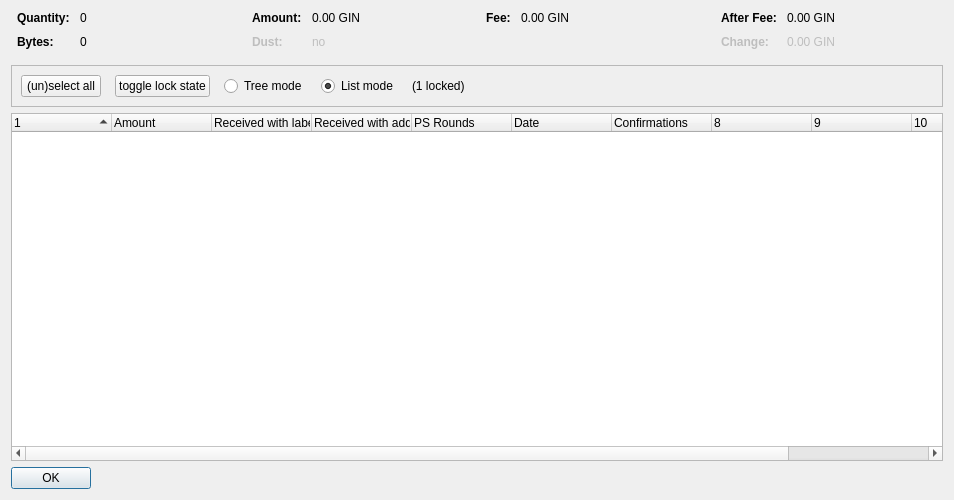
<?xml version="1.0" encoding="UTF-8"?>
<ui version="4.0">
 <class>CoinControlDialog</class>
 <widget class="QDialog" name="CoinControlDialog">
  <property name="geometry">
   <rect>
    <x>0</x>
    <y>0</y>
    <width>954</width>
    <height>500</height>
   </rect>
  </property>
  <property name="windowTitle">
   <string>Coin Selection</string>
  </property>
  <layout class="QVBoxLayout" name="verticalLayout">
   <item>
    <layout class="QHBoxLayout" name="horizontalLayoutTop" stretch="0,0,0,0">
     <property name="topMargin">
      <number>0</number>
     </property>
     <property name="bottomMargin">
      <number>10</number>
     </property>
     <item>
      <layout class="QFormLayout" name="formLayoutCoinControl1">
       <property name="horizontalSpacing">
        <number>10</number>
       </property>
       <property name="verticalSpacing">
        <number>10</number>
       </property>
       <property name="leftMargin">
        <number>6</number>
       </property>
       <property name="rightMargin">
        <number>6</number>
       </property>
       <item row="0" column="0">
        <widget class="QLabel" name="labelCoinControlQuantityText">
         <property name="font">
          <font>
           <weight>75</weight>
           <bold>true</bold>
          </font>
         </property>
         <property name="text">
          <string>Quantity:</string>
         </property>
        </widget>
       </item>
       <item row="0" column="1">
        <widget class="QLabel" name="labelCoinControlQuantity">
         <property name="cursor">
          <cursorShape>IBeamCursor</cursorShape>
         </property>
         <property name="contextMenuPolicy">
          <enum>Qt::ActionsContextMenu</enum>
         </property>
         <property name="text">
          <string notr="true">0</string>
         </property>
         <property name="textInteractionFlags">
          <set>Qt::LinksAccessibleByMouse|Qt::TextSelectableByKeyboard|Qt::TextSelectableByMouse</set>
         </property>
        </widget>
       </item>
       <item row="1" column="0">
        <widget class="QLabel" name="labelCoinControlBytesText">
         <property name="font">
          <font>
           <weight>75</weight>
           <bold>true</bold>
          </font>
         </property>
         <property name="text">
          <string>Bytes:</string>
         </property>
        </widget>
       </item>
       <item row="1" column="1">
        <widget class="QLabel" name="labelCoinControlBytes">
         <property name="cursor">
          <cursorShape>IBeamCursor</cursorShape>
         </property>
         <property name="contextMenuPolicy">
          <enum>Qt::ActionsContextMenu</enum>
         </property>
         <property name="text">
          <string notr="true">0</string>
         </property>
         <property name="textInteractionFlags">
          <set>Qt::LinksAccessibleByMouse|Qt::TextSelectableByKeyboard|Qt::TextSelectableByMouse</set>
         </property>
        </widget>
       </item>
      </layout>
     </item>
     <item>
      <layout class="QFormLayout" name="formLayoutCoinControl2">
       <property name="horizontalSpacing">
        <number>10</number>
       </property>
       <property name="verticalSpacing">
        <number>10</number>
       </property>
       <property name="leftMargin">
        <number>6</number>
       </property>
       <property name="rightMargin">
        <number>6</number>
       </property>
       <item row="0" column="0">
        <widget class="QLabel" name="labelCoinControlAmountText">
         <property name="font">
          <font>
           <weight>75</weight>
           <bold>true</bold>
          </font>
         </property>
         <property name="text">
          <string>Amount:</string>
         </property>
        </widget>
       </item>
       <item row="0" column="1">
        <widget class="QLabel" name="labelCoinControlAmount">
         <property name="cursor">
          <cursorShape>IBeamCursor</cursorShape>
         </property>
         <property name="contextMenuPolicy">
          <enum>Qt::ActionsContextMenu</enum>
         </property>
         <property name="text">
          <string notr="true">0.00 GIN</string>
         </property>
         <property name="textInteractionFlags">
          <set>Qt::LinksAccessibleByMouse|Qt::TextSelectableByKeyboard|Qt::TextSelectableByMouse</set>
         </property>
        </widget>
       </item>
       <item row="1" column="0">
        <widget class="QLabel" name="labelCoinControlLowOutputText">
         <property name="enabled">
          <bool>false</bool>
         </property>
         <property name="font">
          <font>
           <weight>75</weight>
           <bold>true</bold>
          </font>
         </property>
         <property name="text">
          <string>Dust:</string>
         </property>
        </widget>
       </item>
       <item row="1" column="1">
        <widget class="QLabel" name="labelCoinControlLowOutput">
         <property name="enabled">
          <bool>false</bool>
         </property>
         <property name="cursor">
          <cursorShape>IBeamCursor</cursorShape>
         </property>
         <property name="contextMenuPolicy">
          <enum>Qt::ActionsContextMenu</enum>
         </property>
         <property name="text">
          <string notr="true">no</string>
         </property>
         <property name="textInteractionFlags">
          <set>Qt::LinksAccessibleByMouse|Qt::TextSelectableByKeyboard|Qt::TextSelectableByMouse</set>
         </property>
        </widget>
       </item>
      </layout>
     </item>
     <item>
      <layout class="QFormLayout" name="formLayoutCoinControl3">
       <property name="horizontalSpacing">
        <number>10</number>
       </property>
       <property name="verticalSpacing">
        <number>10</number>
       </property>
       <property name="leftMargin">
        <number>6</number>
       </property>
       <property name="rightMargin">
        <number>6</number>
       </property>
       <item row="0" column="0">
        <widget class="QLabel" name="labelCoinControlFeeText">
         <property name="font">
          <font>
           <weight>75</weight>
           <bold>true</bold>
          </font>
         </property>
         <property name="text">
          <string>Fee:</string>
         </property>
        </widget>
       </item>
       <item row="0" column="1">
        <widget class="QLabel" name="labelCoinControlFee">
         <property name="cursor">
          <cursorShape>IBeamCursor</cursorShape>
         </property>
         <property name="contextMenuPolicy">
          <enum>Qt::ActionsContextMenu</enum>
         </property>
         <property name="text">
          <string notr="true">0.00 GIN</string>
         </property>
         <property name="textInteractionFlags">
          <set>Qt::LinksAccessibleByMouse|Qt::TextSelectableByKeyboard|Qt::TextSelectableByMouse</set>
         </property>
        </widget>
       </item>
      </layout>
     </item>
     <item>
      <layout class="QFormLayout" name="formLayoutCoinControl4">
       <property name="horizontalSpacing">
        <number>10</number>
       </property>
       <property name="verticalSpacing">
        <number>10</number>
       </property>
       <property name="leftMargin">
        <number>6</number>
       </property>
       <property name="rightMargin">
        <number>6</number>
       </property>
       <item row="0" column="0">
        <widget class="QLabel" name="labelCoinControlAfterFeeText">
         <property name="font">
          <font>
           <weight>75</weight>
           <bold>true</bold>
          </font>
         </property>
         <property name="text">
          <string>After Fee:</string>
         </property>
        </widget>
       </item>
       <item row="0" column="1">
        <widget class="QLabel" name="labelCoinControlAfterFee">
         <property name="cursor">
          <cursorShape>IBeamCursor</cursorShape>
         </property>
         <property name="contextMenuPolicy">
          <enum>Qt::ActionsContextMenu</enum>
         </property>
         <property name="text">
          <string notr="true">0.00 GIN</string>
         </property>
         <property name="textInteractionFlags">
          <set>Qt::LinksAccessibleByMouse|Qt::TextSelectableByKeyboard|Qt::TextSelectableByMouse</set>
         </property>
        </widget>
       </item>
       <item row="1" column="0">
        <widget class="QLabel" name="labelCoinControlChangeText">
         <property name="enabled">
          <bool>false</bool>
         </property>
         <property name="font">
          <font>
           <weight>75</weight>
           <bold>true</bold>
          </font>
         </property>
         <property name="text">
          <string>Change:</string>
         </property>
        </widget>
       </item>
       <item row="1" column="1">
        <widget class="QLabel" name="labelCoinControlChange">
         <property name="enabled">
          <bool>false</bool>
         </property>
         <property name="cursor">
          <cursorShape>IBeamCursor</cursorShape>
         </property>
         <property name="contextMenuPolicy">
          <enum>Qt::ActionsContextMenu</enum>
         </property>
         <property name="text">
          <string notr="true">0.00 GIN</string>
         </property>
         <property name="textInteractionFlags">
          <set>Qt::LinksAccessibleByMouse|Qt::TextSelectableByKeyboard|Qt::TextSelectableByMouse</set>
         </property>
        </widget>
       </item>
      </layout>
     </item>
    </layout>
   </item>
   <item>
    <widget class="QFrame" name="frame">
     <property name="minimumSize">
      <size>
       <width>0</width>
       <height>40</height>
      </size>
     </property>
     <property name="frameShape">
      <enum>QFrame::StyledPanel</enum>
     </property>
     <property name="frameShadow">
      <enum>QFrame::Sunken</enum>
     </property>
     <layout class="QHBoxLayout" name="horizontalLayout">
      <item>
       <layout class="QHBoxLayout" name="horizontalLayoutPanel" stretch="0,0,0,0,0,0">
        <property name="spacing">
         <number>14</number>
        </property>
        <item>
         <widget class="QPushButton" name="pushButtonSelectAll">
          <property name="sizePolicy">
           <sizepolicy hsizetype="Maximum" vsizetype="Fixed">
            <horstretch>0</horstretch>
            <verstretch>0</verstretch>
           </sizepolicy>
          </property>
          <property name="text">
           <string>(un)select all</string>
          </property>
          <property name="autoDefault">
           <bool>false</bool>
          </property>
         </widget>
        </item>
        <item>
         <widget class="QPushButton" name="pushButtonToggleLock">
          <property name="sizePolicy">
           <sizepolicy hsizetype="Maximum" vsizetype="Fixed">
            <horstretch>0</horstretch>
            <verstretch>0</verstretch>
           </sizepolicy>
          </property>
          <property name="text">
           <string>toggle lock state</string>
          </property>
          <property name="autoDefault">
           <bool>false</bool>
          </property>
         </widget>
        </item>
        <item>
         <widget class="QRadioButton" name="radioTreeMode">
          <property name="sizePolicy">
           <sizepolicy hsizetype="Maximum" vsizetype="Fixed">
            <horstretch>0</horstretch>
            <verstretch>0</verstretch>
           </sizepolicy>
          </property>
          <property name="text">
           <string>Tree mode</string>
          </property>
         </widget>
        </item>
        <item>
         <widget class="QRadioButton" name="radioListMode">
          <property name="sizePolicy">
           <sizepolicy hsizetype="Maximum" vsizetype="Fixed">
            <horstretch>0</horstretch>
            <verstretch>0</verstretch>
           </sizepolicy>
          </property>
          <property name="text">
           <string>List mode</string>
          </property>
          <property name="checked">
           <bool>true</bool>
          </property>
         </widget>
        </item>
        <item>
         <widget class="QLabel" name="labelLocked">
          <property name="text">
           <string>(1 locked)</string>
          </property>
         </widget>
        </item>
        <item>
         <spacer name="horizontalSpacer">
          <property name="orientation">
           <enum>Qt::Horizontal</enum>
          </property>
          <property name="sizeHint" stdset="0">
           <size>
            <width>40</width>
            <height>20</height>
           </size>
          </property>
         </spacer>
        </item>
       </layout>
      </item>
     </layout>
    </widget>
   </item>
   <item>
    <widget class="CoinControlTreeWidget" name="treeWidget">
     <property name="contextMenuPolicy">
      <enum>Qt::CustomContextMenu</enum>
     </property>
     <property name="sortingEnabled">
      <bool>false</bool>
     </property>
     <property name="columnCount">
      <number>11</number>
     </property>
     <attribute name="headerShowSortIndicator" stdset="0">
      <bool>true</bool>
     </attribute>
     <attribute name="headerStretchLastSection">
      <bool>false</bool>
     </attribute>
     <column>
      <property name="text">
       <string/>
      </property>
     </column>
     <column>
      <property name="text">
       <string>Amount</string>
      </property>
     </column>
     <column>
      <property name="text">
       <string>Received with label</string>
      </property>
     </column>
     <column>
      <property name="text">
       <string>Received with address</string>
      </property>
     </column>
     <column>
      <property name="text">
       <string>PS Rounds</string>
      </property>
     </column>
     <column>
      <property name="text">
       <string>Date</string>
      </property>
     </column>
     <column>
      <property name="text">
       <string>Confirmations</string>
      </property>
      <property name="toolTip">
       <string>Confirmed</string>
      </property>
     </column>
     <column>
      <property name="text">
       <string/>
      </property>
     </column>
     <column>
      <property name="text">
       <string/>
      </property>
     </column>
     <column>
      <property name="text">
       <string/>
      </property>
     </column>
     <column>
      <property name="text">
       <string/>
      </property>
     </column>
    </widget>
   </item>
   <item>
    <widget class="QDialogButtonBox" name="buttonBox">
     <property name="sizePolicy">
      <sizepolicy hsizetype="Maximum" vsizetype="Fixed">
       <horstretch>0</horstretch>
       <verstretch>0</verstretch>
      </sizepolicy>
     </property>
     <property name="orientation">
      <enum>Qt::Horizontal</enum>
     </property>
     <property name="standardButtons">
      <set>QDialogButtonBox::Ok</set>
     </property>
    </widget>
   </item>
  </layout>
 </widget>
 <customwidgets>
  <customwidget>
   <class>CoinControlTreeWidget</class>
   <extends>QTreeWidget</extends>
   <header>coincontroltreewidget.h</header>
  </customwidget>
 </customwidgets>
 <resources/>
 <connections/>
</ui>
